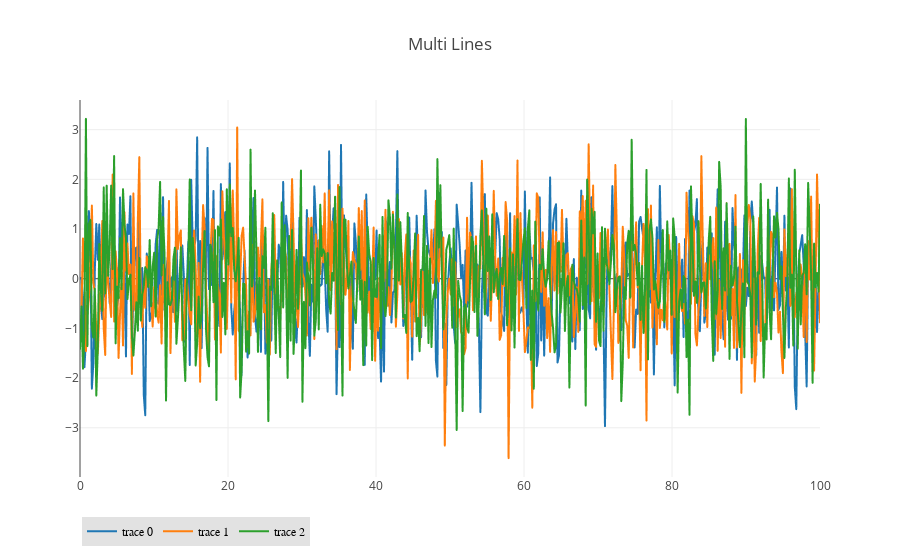

Notebook code for this chart:
### Code cell
iplot(fig)

### Figure 1 — Plotly figure (JSON) as saved in the notebook; plotly's stock layout.template omitted (floating-point values rounded to 4 significant figures; data arrays with more than 128 entries replaced by an {"elided": "..."} marker saying what was removed)
{"data": [{"type": "scattergl", "uid": "a0997819-d858-4b3d-b647-3a5ca6e48e86", "x": {"elided": "500 float values"}, "y": {"elided": "500 float values"}}, {"type": "scattergl", "uid": "dc3bda55-3ed6-448d-bda3-93a0349d6bbf", "x": {"elided": "500 float values"}, "y": {"elided": "500 float values"}}, {"type": "scattergl", "uid": "55af7da9-7940-4892-8ed6-5ba52a40de64", "x": {"elided": "500 float values"}, "y": {"elided": "500 float values"}}], "layout": {"legend": {"bgcolor": "#E2E2E2", "bordercolor": "#FFFFFF", "borderwidth": 2, "font": {"color": "#000", "family": "sans-serif", "size": 12}, "orientation": "h", "traceorder": "normal"}, "title": {"text": "Multi Lines"}}}
